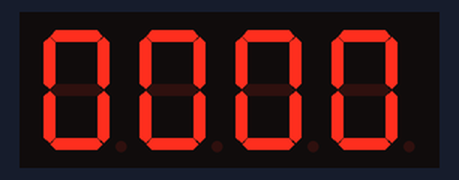
Simulated run of this sketch. Board: Arduino Uno, built with avr-gcc and run on an emulated ATmega328P. Parts: 4-digit seven-segment display. Wiring (inferred from the names in the program): 4-digit 7-segment display, segments lit when HIGH: segments pin 1, pin 2, pin 3, pin 4, pin 5, pin 6, pin 7; digit selects pin 9, pin 10, pin 11, pin 12. The segment pins are drawn as the display they are named for.

Above: at 0.1 s.
At 5.1 s:
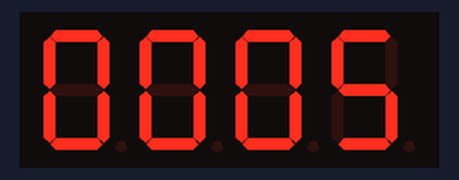
At 9.1 s:
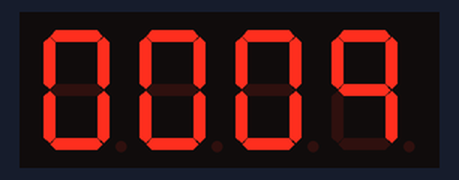
At 19.1 s:
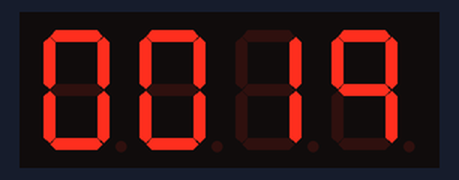
At 28.1 s:
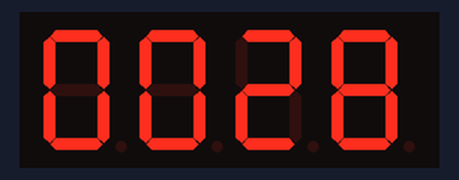
At 38.1 s:
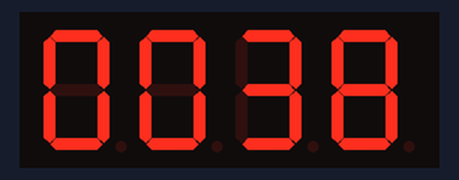

Measured:
- what the display in image 0 shows lasts 1.1 s, from 0.0 s to 1.1 s

The sketch:

timer.ino
```cpp
#include <limits.h>

#define DELAY_USECS 1000000
#define DIGITS 4
#define SEGMENTS 7

int currentValues[DIGITS] = { 0, 0, 0, 0 };
int font[10][SEGMENTS] = {
  { 1, 1, 1, 1, 1, 1, 0 },
  { 0, 1, 1, 0, 0, 0, 0 },
  { 1, 1, 0, 1, 1, 0, 1 },
  { 1, 1, 1, 1, 0, 0, 1 },
  { 0, 1, 1, 0, 0, 1, 1 },
  { 1, 0, 1, 1, 0, 1, 1 },
  { 1, 0, 1, 1, 1, 1, 1 },
  { 1, 1, 1, 0, 0, 0, 0 },
  { 1, 1, 1, 1, 1, 1, 1 },
  { 1, 1, 1, 0, 0, 1, 1 }
};
unsigned long lastChange = 0;
int numericValue = 0;
int pinDigits[DIGITS] = { 9, 10, 11, 12 };
int pinSegments[SEGMENTS] = { 1, 2, 3, 4, 5, 6, 7 };

void setup() {
  int digit, segment;

  for (digit = 0; digit < DIGITS; ++digit) {
    pinMode(pinDigits[digit], OUTPUT);
    digitalWrite(pinDigits[digit], 1);
  }
  for (segment = 0; segment < SEGMENTS; ++segment) {
    pinMode(pinSegments[segment], OUTPUT);
    digitalWrite(pinSegments[segment], 0);
  }
}

void loop() {
  int digit, segment;
  unsigned long usecs;

  for (digit = 0; digit < DIGITS; digit++) {
    for (segment = 0; segment < SEGMENTS; segment++) {
      digitalWrite(pinSegments[segment], font[currentValues[digit]][segment]);
    }
    digitalWrite(pinDigits[digit], 0);
    delay(3);
    digitalWrite(pinDigits[digit], 1);
  }

  usecs = micros();
  if (usecs - lastChange >= DELAY_USECS || ULONG_MAX - lastChange + usecs >= DELAY_USECS) {
    int minutes, seconds;

    numericValue++;
    seconds = numericValue % 60;
    minutes = numericValue / 60;
    currentValues[3] = seconds % 10;
    currentValues[2] = seconds / 10;
    currentValues[1] = minutes % 10;
    currentValues[0] = minutes / 10;
    lastChange += DELAY_USECS;
  }
}
```
